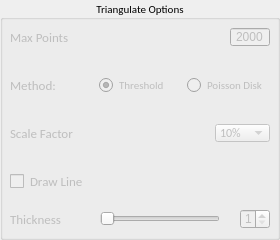
        <widget class="QGroupBox" name="groupBox">
         <property name="enabled">
          <bool>true</bool>
         </property>
         <property name="minimumSize">
          <size>
           <width>280</width>
           <height>240</height>
          </size>
         </property>
         <property name="maximumSize">
          <size>
           <width>280</width>
           <height>240</height>
          </size>
         </property>
         <property name="font">
          <font>
           <family>Calibri</family>
           <pointsize>8</pointsize>
          </font>
         </property>
         <property name="statusTip">
          <string>Triangulate Options</string>
         </property>
         <property name="title">
          <string>Triangulate Options</string>
         </property>
         <property name="alignment">
          <set>Qt::AlignCenter</set>
         </property>
         <widget class="QWidget" name="triangulate_options" native="true">
          <property name="enabled">
           <bool>false</bool>
          </property>
          <property name="geometry">
           <rect>
            <x>10</x>
            <y>20</y>
            <width>260</width>
            <height>220</height>
           </rect>
          </property>
          <property name="minimumSize">
           <size>
            <width>260</width>
            <height>220</height>
           </size>
          </property>
          <property name="maximumSize">
           <size>
            <width>260</width>
            <height>220</height>
           </size>
          </property>
          <layout class="QVBoxLayout" name="verticalLayout_4">
           <item>
            <layout class="QHBoxLayout" name="horizontalLayout_7">
             <item>
              <widget class="QLabel" name="max_points_label">
               <property name="minimumSize">
                <size>
                 <width>95</width>
                 <height>20</height>
                </size>
               </property>
               <property name="maximumSize">
                <size>
                 <width>95</width>
                 <height>20</height>
                </size>
               </property>
               <property name="font">
                <font>
                 <family>Calibri</family>
                 <pointsize>10</pointsize>
                </font>
               </property>
               <property name="statusTip">
                <string>Max Points</string>
               </property>
               <property name="text">
                <string>Max Points</string>
               </property>
              </widget>
             </item>
             <item>
              <spacer name="horizontalSpacer_10">
               <property name="orientation">
                <enum>Qt::Horizontal</enum>
               </property>
               <property name="sizeHint" stdset="0">
                <size>
                 <width>40</width>
                 <height>20</height>
                </size>
               </property>
              </spacer>
             </item>
             <item>
              <widget class="QSpinBox" name="max_points_spinBox">
               <property name="minimumSize">
                <size>
                 <width>40</width>
                 <height>20</height>
                </size>
               </property>
               <property name="maximumSize">
                <size>
                 <width>40</width>
                 <height>20</height>
                </size>
               </property>
               <property name="font">
                <font>
                 <family>Arial</family>
                 <pointsize>9</pointsize>
                </font>
               </property>
               <property name="statusTip">
                <string>Adjust number of points used to triangulate (20 - 10000)</string>
               </property>
               <property name="alignment">
                <set>Qt::AlignCenter</set>
               </property>
               <property name="buttonSymbols">
                <enum>QAbstractSpinBox::NoButtons</enum>
               </property>
               <property name="minimum">
                <number>20</number>
               </property>
               <property name="maximum">
                <number>10000</number>
               </property>
               <property name="value">
                <number>2000</number>
               </property>
              </widget>
             </item>
            </layout>
           </item>
           <item>
            <spacer name="horizontalSpacer_11">
             <property name="orientation">
              <enum>Qt::Horizontal</enum>
             </property>
             <property name="sizeType">
              <enum>QSizePolicy::Fixed</enum>
             </property>
             <property name="sizeHint" stdset="0">
              <size>
               <width>240</width>
               <height>15</height>
              </size>
             </property>
            </spacer>
           </item>
           <item>
            <layout class="QHBoxLayout" name="horizontalLayout_8">
             <item>
              <widget class="QLabel" name="method_label">
               <property name="font">
                <font>
                 <family>Calibri</family>
                 <pointsize>10</pointsize>
                </font>
               </property>
               <property name="statusTip">
                <string>Sampling Method</string>
               </property>
               <property name="text">
                <string>Method:</string>
               </property>
              </widget>
             </item>
             <item>
              <widget class="QRadioButton" name="threshold_radioButton">
               <property name="font">
                <font>
                 <family>Calibri</family>
                 <pointsize>8</pointsize>
                </font>
               </property>
               <property name="statusTip">
                <string>Threshold Sampling Method</string>
               </property>
               <property name="text">
                <string>Threshold</string>
               </property>
               <property name="checked">
                <bool>true</bool>
               </property>
              </widget>
             </item>
             <item>
              <widget class="QRadioButton" name="poisson_disk_radioButton">
               <property name="font">
                <font>
                 <family>Calibri</family>
                 <pointsize>8</pointsize>
                </font>
               </property>
               <property name="statusTip">
                <string>Poisson Disk Sampling Method</string>
               </property>
               <property name="text">
                <string>Poisson Disk</string>
               </property>
              </widget>
             </item>
            </layout>
           </item>
           <item>
            <spacer name="horizontalSpacer_12">
             <property name="orientation">
              <enum>Qt::Horizontal</enum>
             </property>
             <property name="sizeType">
              <enum>QSizePolicy::Fixed</enum>
             </property>
             <property name="sizeHint" stdset="0">
              <size>
               <width>240</width>
               <height>15</height>
              </size>
             </property>
            </spacer>
           </item>
           <item>
            <layout class="QHBoxLayout" name="horizontalLayout_9">
             <item>
              <widget class="QLabel" name="scale_factor_label">
               <property name="minimumSize">
                <size>
                 <width>100</width>
                 <height>20</height>
                </size>
               </property>
               <property name="maximumSize">
                <size>
                 <width>100</width>
                 <height>20</height>
                </size>
               </property>
               <property name="font">
                <font>
                 <family>Calibri</family>
                 <pointsize>10</pointsize>
                </font>
               </property>
               <property name="statusTip">
                <string>Scale Factor</string>
               </property>
               <property name="text">
                <string>Scale Factor</string>
               </property>
              </widget>
             </item>
             <item>
              <spacer name="horizontalSpacer_13">
               <property name="orientation">
                <enum>Qt::Horizontal</enum>
               </property>
               <property name="sizeHint" stdset="0">
                <size>
                 <width>40</width>
                 <height>20</height>
                </size>
               </property>
              </spacer>
             </item>
             <item>
              <widget class="QComboBox" name="scale_factor_comboBox">
               <property name="minimumSize">
                <size>
                 <width>55</width>
                 <height>18</height>
                </size>
               </property>
               <property name="maximumSize">
                <size>
                 <width>55</width>
                 <height>18</height>
                </size>
               </property>
               <property name="font">
                <font>
                 <family>Calibri</family>
                 <pointsize>9</pointsize>
                </font>
               </property>
               <property name="statusTip">
                <string>Scale Factor Selection</string>
               </property>
               <property name="inputMethodHints">
                <set>Qt::ImhNone</set>
               </property>
               <property name="currentText">
                <string>10%</string>
               </property>
               <property name="currentIndex">
                <number>1</number>
               </property>
               <item>
                <property name="text">
                 <string>5%</string>
                </property>
               </item>
               <item>
                <property name="text">
                 <string>10%</string>
                </property>
               </item>
               <item>
                <property name="text">
                 <string>20%</string>
                </property>
               </item>
               <item>
                <property name="text">
                 <string>50%</string>
                </property>
               </item>
               <item>
                <property name="text">
                 <string>100%</string>
                </property>
               </item>
              </widget>
             </item>
            </layout>
           </item>
           <item>
            <spacer name="horizontalSpacer_15">
             <property name="orientation">
              <enum>Qt::Horizontal</enum>
             </property>
             <property name="sizeType">
              <enum>QSizePolicy::Fixed</enum>
             </property>
             <property name="sizeHint" stdset="0">
              <size>
               <width>240</width>
               <height>15</height>
              </size>
             </property>
            </spacer>
           </item>
           <item>
            <layout class="QHBoxLayout" name="horizontalLayout_10">
             <item>
              <widget class="QCheckBox" name="draw_line_checkBox">
               <property name="minimumSize">
                <size>
                 <width>14</width>
                 <height>14</height>
                </size>
               </property>
               <property name="maximumSize">
                <size>
                 <width>14</width>
                 <height>14</height>
                </size>
               </property>
               <property name="font">
                <font>
                 <family>Calibri</family>
                 <pointsize>10</pointsize>
                </font>
               </property>
               <property name="statusTip">
                <string>Draw Line</string>
               </property>
               <property name="text">
                <string/>
               </property>
               <property name="iconSize">
                <size>
                 <width>18</width>
                 <height>18</height>
                </size>
               </property>
              </widget>
             </item>
             <item>
              <widget class="QLabel" name="label">
               <property name="minimumSize">
                <size>
                 <width>70</width>
                 <height>20</height>
                </size>
               </property>
               <property name="maximumSize">
                <size>
                 <width>70</width>
                 <height>20</height>
                </size>
               </property>
               <property name="font">
                <font>
                 <pointsize>10</pointsize>
                </font>
               </property>
               <property name="layoutDirection">
                <enum>Qt::LeftToRight</enum>
               </property>
               <property name="text">
                <string>Draw Line</string>
               </property>
              </widget>
             </item>
             <item>
              <spacer name="horizontalSpacer_16">
               <property name="orientation">
                <enum>Qt::Horizontal</enum>
               </property>
               <property name="sizeHint" stdset="0">
                <size>
                 <width>40</width>
                 <height>20</height>
                </size>
               </property>
              </spacer>
             </item>
            </layout>
           </item>
           <item>
            <spacer name="horizontalSpacer_20">
             <property name="orientation">
              <enum>Qt::Horizontal</enum>
             </property>
             <property name="sizeType">
              <enum>QSizePolicy::Fixed</enum>
             </property>
             <property name="sizeHint" stdset="0">
              <size>
               <width>37</width>
               <height>5</height>
              </size>
             </property>
            </spacer>
           </item>
           <item>
            <layout class="QHBoxLayout" name="horizontalLayout_11">
             <item>
              <widget class="QLabel" name="thickness_label">
               <property name="enabled">
                <bool>false</bool>
               </property>
               <property name="minimumSize">
                <size>
                 <width>70</width>
                 <height>20</height>
                </size>
               </property>
               <property name="maximumSize">
                <size>
                 <width>70</width>
                 <height>20</height>
                </size>
               </property>
               <property name="font">
                <font>
                 <family>Calibri</family>
                 <pointsize>10</pointsize>
                </font>
               </property>
               <property name="cursor">
                <cursorShape>ArrowCursor</cursorShape>
               </property>
               <property name="statusTip">
                <string>Thickness</string>
               </property>
               <property name="text">
                <string>Thickness</string>
               </property>
              </widget>
             </item>
             <item>
              <spacer name="horizontalSpacer_14">
               <property name="orientation">
                <enum>Qt::Horizontal</enum>
               </property>
               <property name="sizeHint" stdset="0">
                <size>
                 <width>40</width>
                 <height>20</height>
                </size>
               </property>
              </spacer>
             </item>
             <item>
              <widget class="QSlider" name="thickness_slider">
               <property name="enabled">
                <bool>false</bool>
               </property>
               <property name="minimumSize">
                <size>
                 <width>120</width>
                 <height>20</height>
                </size>
               </property>
               <property name="maximumSize">
                <size>
                 <width>120</width>
                 <height>20</height>
                </size>
               </property>
               <property name="statusTip">
                <string>Adjust Line Thickness (1 - 5)</string>
               </property>
               <property name="minimum">
                <number>1</number>
               </property>
               <property name="maximum">
                <number>5</number>
               </property>
               <property name="orientation">
                <enum>Qt::Horizontal</enum>
               </property>
              </widget>
             </item>
             <item>
              <spacer name="horizontalSpacer_18">
               <property name="orientation">
                <enum>Qt::Horizontal</enum>
               </property>
               <property name="sizeHint" stdset="0">
                <size>
                 <width>40</width>
                 <height>20</height>
                </size>
               </property>
              </spacer>
             </item>
             <item>
              <widget class="QSpinBox" name="thickness_spinBox">
               <property name="enabled">
                <bool>false</bool>
               </property>
               <property name="minimumSize">
                <size>
                 <width>30</width>
                 <height>20</height>
                </size>
               </property>
               <property name="maximumSize">
                <size>
                 <width>30</width>
                 <height>20</height>
                </size>
               </property>
               <property name="font">
                <font>
                 <family>Arial</family>
                 <pointsize>9</pointsize>
                </font>
               </property>
               <property name="statusTip">
                <string>Adjust Line Thickness (1 - 5)</string>
               </property>
               <property name="minimum">
                <number>1</number>
               </property>
               <property name="maximum">
                <number>5</number>
               </property>
              </widget>
             </item>
            </layout>
           </item>
          </layout>
         </widget>
        </widget>
